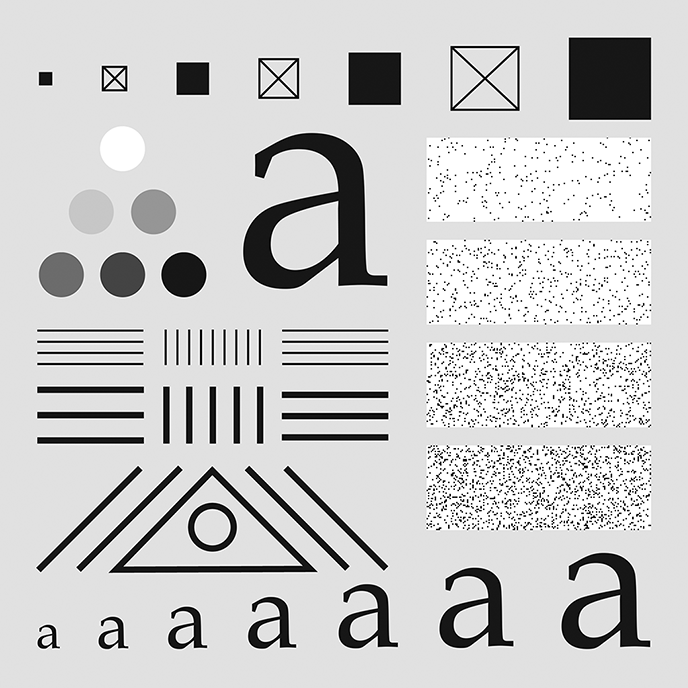
#> input picture original_image/characterTestPattern688.tif, 688 x 688 px
$ python '字符测试模式的高通滤波.py'
#> lines starting #> are read from the running program, lines starting #| are printed output that depends on the picture
import numpy as np
import imageio.v2 as imageio
import matplotlib.pyplot as plt
import os


def pad_image_for_dft(image, padding_mode='reflect'):
    """Pads the image to a size suitable for DFT (e.g., 2*M x 2*N)"""
    M, N = image.shape
    P, Q = 2 * M, 2 * N
    pad_h = P - M
    pad_w = Q - N
    padded_image = np.pad(image, ((0, pad_h), (0, pad_w)), mode=padding_mode)
    return padded_image, (M, N)


def create_ideal_highpass_filter(shape, D0):
    """Creates an Ideal Highpass Filter (IHPF) in the frequency domain"""
    P, Q = shape
    H = np.ones((P, Q), dtype=float)
    center_u, center_v = P / 2, Q / 2
    u_coords = np.arange(P) - center_u
    v_coords = np.arange(Q) - center_v
    U, V = np.meshgrid(u_coords, v_coords, indexing='ij')
    D_uv = np.sqrt(U ** 2 + V ** 2)
    H[D_uv <= D0] = 0
    return H


def create_gaussian_highpass_filter(shape, D0):
    """Creates a Gaussian Highpass Filter (GHPF) in the frequency domain"""
    P, Q = shape
    H = np.zeros((P, Q), dtype=float)
    center_u, center_v = P / 2, Q / 2
    u_coords = np.arange(P) - center_u
    v_coords = np.arange(Q) - center_v
    U, V = np.meshgrid(u_coords, v_coords, indexing='ij')
    D_uv_squared = U ** 2 + V ** 2
    if D0 == 0:
        return np.ones(shape, dtype=float)
    else:
        H_lp = np.exp(-D_uv_squared / (2 * D0 ** 2))
        return 1 - H_lp


def create_butterworth_highpass_filter(shape, D0, n):
    """Creates a Butterworth Highpass Filter (BHPF) in the frequency domain"""
    P, Q = shape
    H = np.zeros((P, Q), dtype=float)
    center_u, center_v = P / 2, Q / 2
    u_coords = np.arange(P) - center_u
    v_coords = np.arange(Q) - center_v
    U, V = np.meshgrid(u_coords, v_coords, indexing='ij')
    D_uv = np.sqrt(U ** 2 + V ** 2)
    if D0 == 0:
        return np.ones(shape, dtype=float)
    else:
        with np.errstate(divide='ignore', invalid='ignore'):
            H_lp = 1 / (1 + (D_uv / D0) ** (2 * n))
        H_lp[np.isinf(H_lp)] = 0
        H_lp[int(center_u), int(center_v)] = 1.0
        return 1 - H_lp


if __name__ == "__main__":
    input_dir = "original_image"
    output_dir = "output_image"
    os.makedirs(output_dir, exist_ok=True)
    image_filename = "characterTestPattern688.tif"
    image_path = os.path.join(input_dir, image_filename)
    base_name = os.path.splitext(image_filename)[0]

    original_image = imageio.imread(image_path)
#> original_image is the input picture: shape (688, 688); min 0, max 255, mean 203.9
    original_M, original_N = original_image.shape
#> original_M = 688; original_N = 688
    padded_image, _ = pad_image_for_dft(original_image, padding_mode='reflect')
#> in pad_image_for_dft, `padded_image = np.pad(image, ((0, pad_h), (0, pad_w)), mode=padding_mo..`:
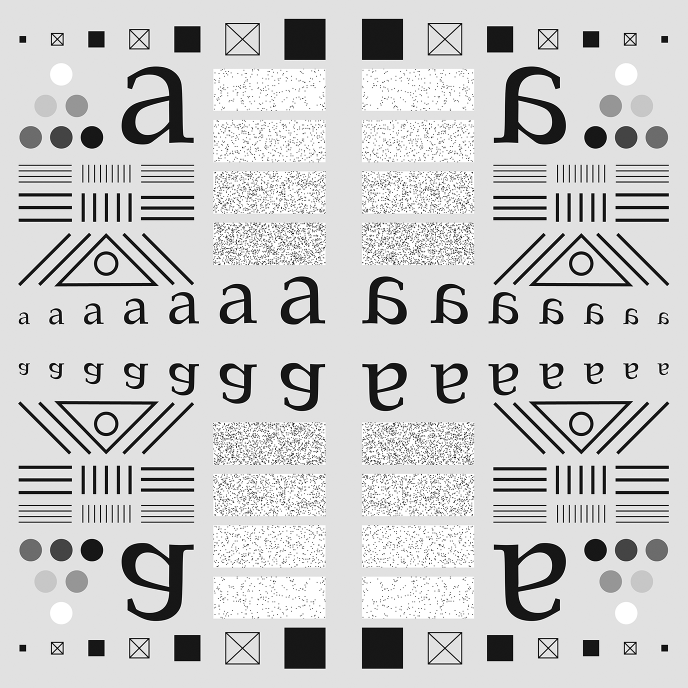
#> padded_image: shape (1376, 1376) (shown at 1/2 size); min 0, max 255, mean 203.9
    P, Q = padded_image.shape
#> P = 1376; Q = 1376
    dft_original = np.fft.fft2(padded_image.astype(float))
    centered_dft = np.fft.fftshift(dft_original)
    D0_values = [60, 160]
    n_order = 2
    filtered_images = []
    titles = []

    for D0 in D0_values:
        H_ihpf = create_ideal_highpass_filter((P, Q), D0)
        filtered_dft_ihpf = centered_dft * H_ihpf
        idft_shifted_ihpf = np.fft.ifftshift(filtered_dft_ihpf)
        filtered_image_complex_ihpf = np.fft.ifft2(idft_shifted_ihpf)
        filtered_image_ihpf = np.real(filtered_image_complex_ihpf)[0:original_M, 0:original_N]
        filtered_images.append(np.clip(filtered_image_ihpf, 0, 255).astype(np.uint8))
        titles.append(f'IHPF (D0={D0})')

        H_ghpf = create_gaussian_highpass_filter((P, Q), D0)
        filtered_dft_ghpf = centered_dft * H_ghpf
        idft_shifted_ghpf = np.fft.ifftshift(filtered_dft_ghpf)
        filtered_image_complex_ghpf = np.fft.ifft2(idft_shifted_ghpf)
        filtered_image_ghpf = np.real(filtered_image_complex_ghpf)[0:original_M, 0:original_N]
        filtered_images.append(np.clip(filtered_image_ghpf, 0, 255).astype(np.uint8))
        titles.append(f'GHPF (D0={D0})')

        H_bhpf = create_butterworth_highpass_filter((P, Q), D0, n_order)
        filtered_dft_bhpf = centered_dft * H_bhpf
        idft_shifted_bhpf = np.fft.ifftshift(filtered_dft_bhpf)
        filtered_image_complex_bhpf = np.fft.ifft2(idft_shifted_bhpf)
        filtered_image_bhpf = np.real(filtered_image_complex_bhpf)[0:original_M, 0:original_N]
        filtered_images.append(np.clip(filtered_image_bhpf, 0, 255).astype(np.uint8))
        titles.append(f'BHPF (D0={D0}, n={n_order})')
#> this loop made 2 passes
#> pass 1, `filtered_image_ihpf = np.real(filtered_image_complex_ihpf)[0:original_..`:
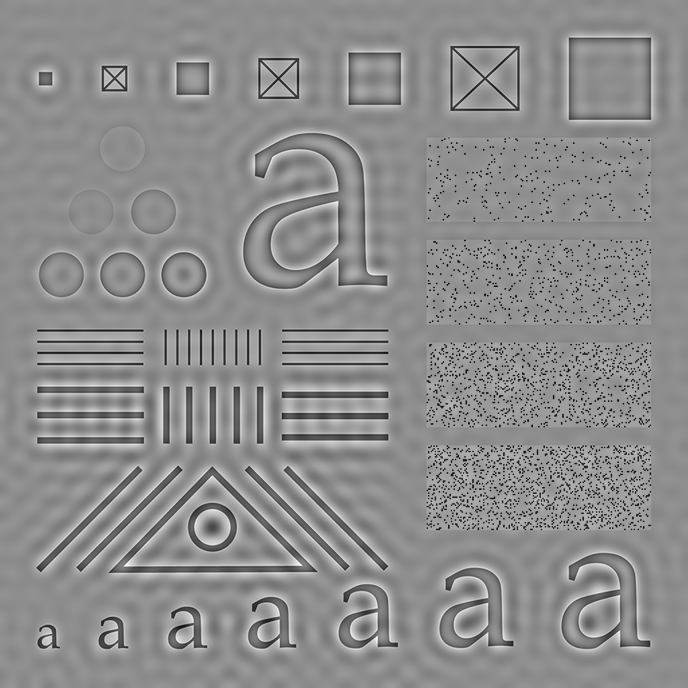
#> filtered_image_ihpf: shape (688, 688) float64; min -259.1, max 207.4, mean 0; drawn with min black and max white
#> pass 1, `filtered_image_ghpf = np.real(filtered_image_complex_ghpf)[0:original_..`:
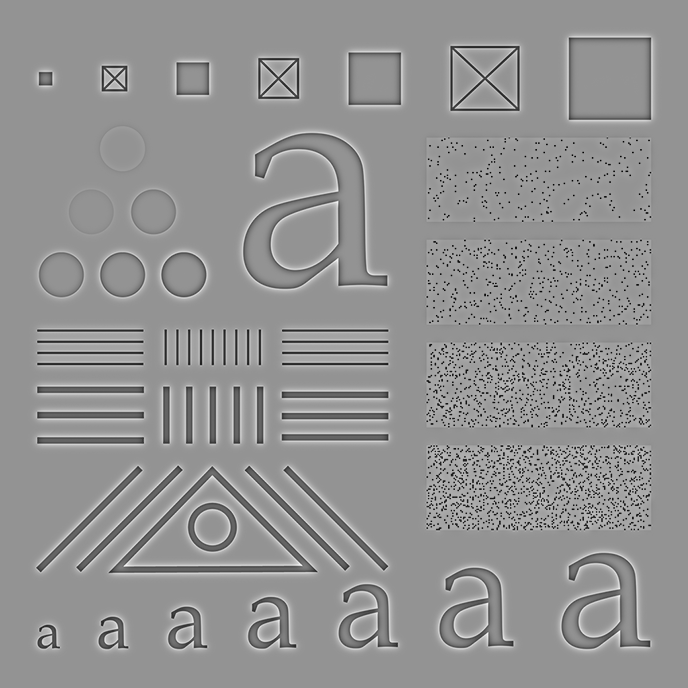
#> filtered_image_ghpf: shape (688, 688) float64; min -248.1, max 180.4, mean 0; drawn with min black and max white
#> pass 2, `filtered_image_ihpf = np.real(filtered_image_complex_ihpf)[0:original_..`:
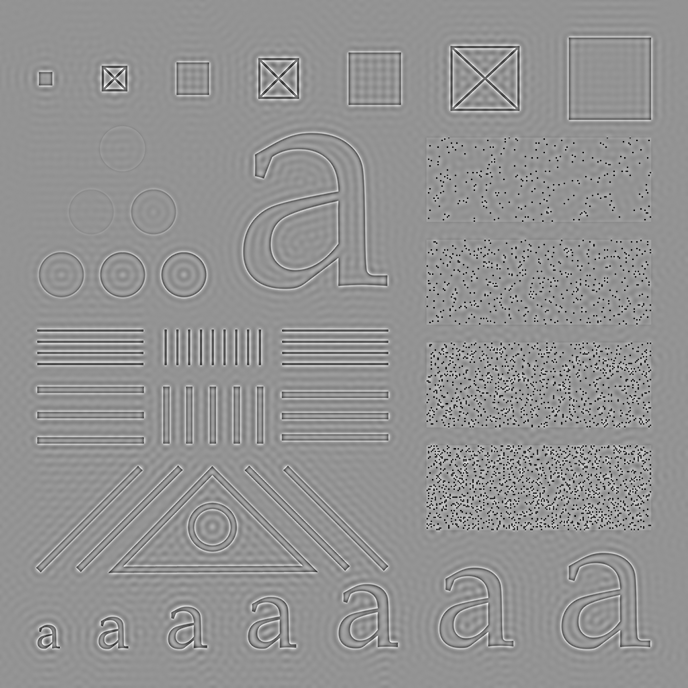
#> filtered_image_ihpf: shape (688, 688) float64; min -256.1, max 187.1, mean 0; drawn with min black and max white
#> after the loop, filtered_images = 6 items; titles = ['IHPF (D0=60)', 'GHPF (D0=60)', 'BHPF (D0=60, n=2)', 'IHPF (D0=160)', 'GHPF (D0=160)', 'BHPF (D0=160, n=2)']

    plt.figure(figsize=(18, 12))
    plt.suptitle(f'Highpass Filtering Comparison (Fig 4.53) - {image_filename}', fontsize=16)

    for i in range(6):
        plt.subplot(2, 3, i + 1)
        plt.imshow(filtered_images[i], cmap='gray', vmin=0, vmax=255)
        plt.title(titles[i])
        plt.axis('off')

    plt.tight_layout(rect=[0, 0.03, 1, 0.95])
    combined_output_path = os.path.join(output_dir, f"{base_name}_highpass_filter_results.png")
    plt.savefig(combined_output_path, bbox_inches='tight')
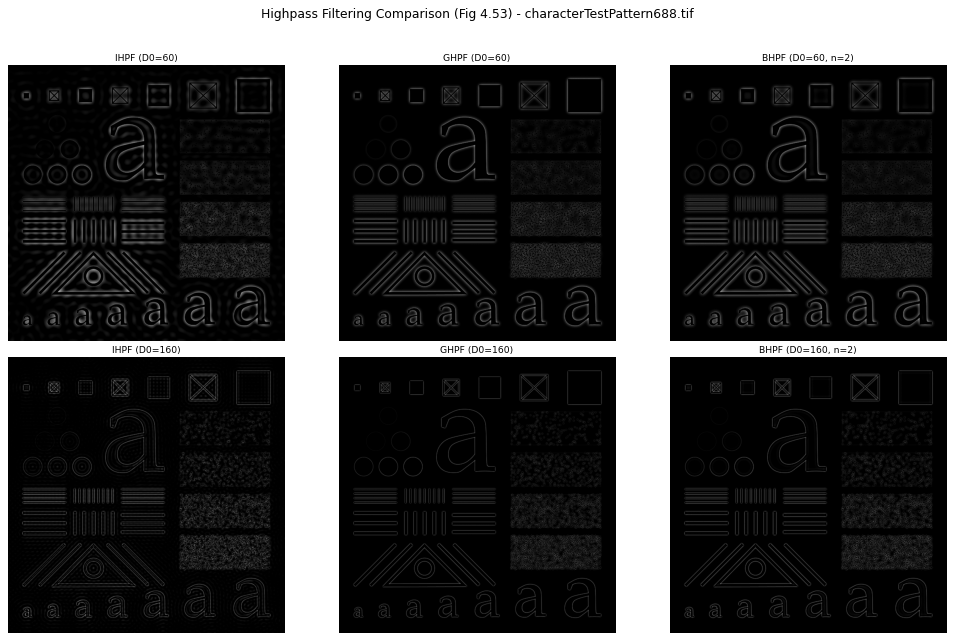
#> figure drawn by matplotlib, 6 panels
    plt.close()
